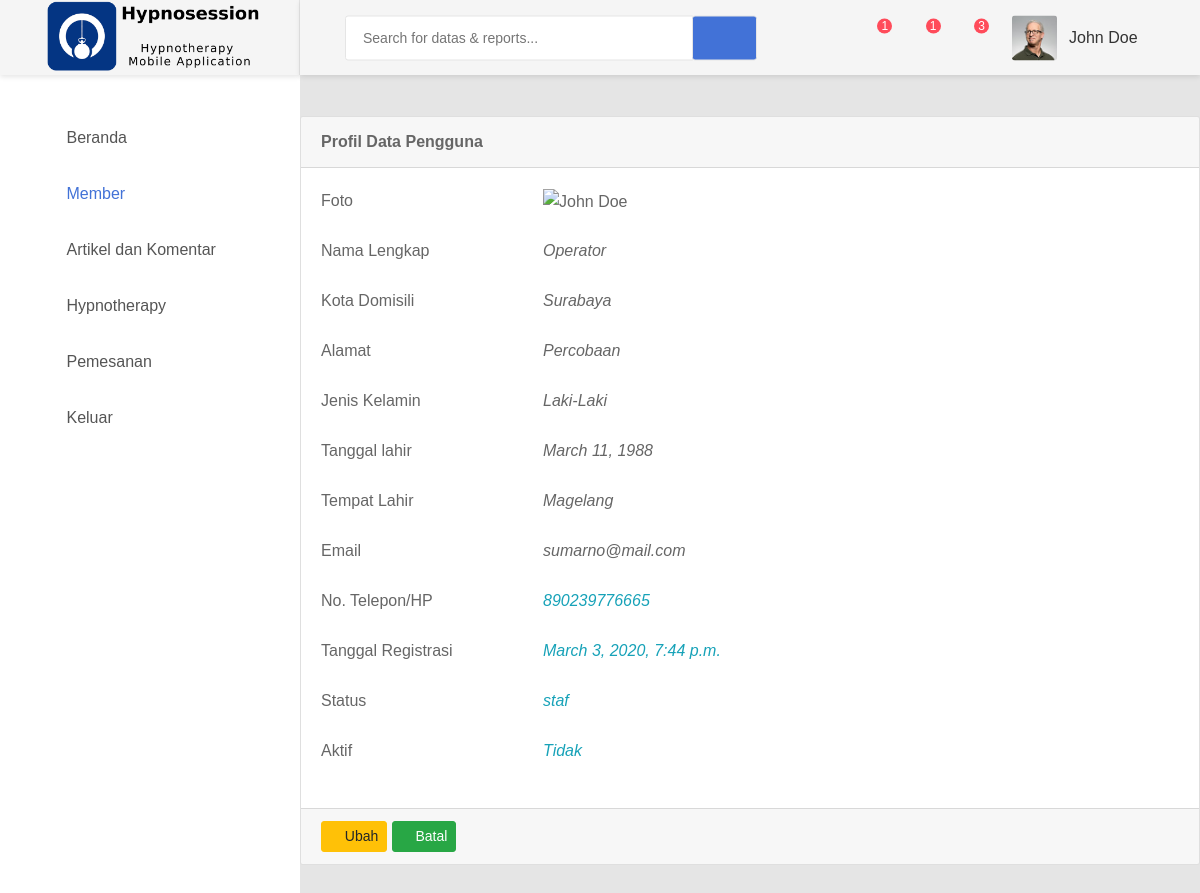
Screenshot of /akun/profile/2 with the database file from the repository.
### akun/models.py (models this page shows, shortened)
class Akun(models.Model):
    nama = models.CharField(max_length=30)
    jenis_kelamin = models.BooleanField(null=True)
    kota_domisili = models.CharField(max_length=30, null=True)
    alamat = models.CharField(max_length=100, null=True)
    tanggal_lahir = models.DateField(null=True)
    tempat_lahir = models.CharField(max_length=30, null=True)
    foto_src = models.TextField(null=True,)
    no_telepon = models.CharField(max_length=16, null=True)
    email = models.EmailField()
    password = models.CharField(max_length=100)
    aktif = models.BooleanField(default=True)
    registrasi = models.DateTimeField(auto_now_add=True)
    aktivasi = models.DateTimeField(auto_now_add=True)
    update = models.DateTimeField(auto_now=True)
    class DaftarStatus(models.TextChoices):
        ADMIN = text('admin')
        STAF = text('staf')
        MEMBER = text('member')
    class Meta:
        db_table = 'akun'
    status = models.CharField(max_length=6,
                              choices=DaftarStatus.choices, default=DaftarStatus.MEMBER)

### akun/views.py (the view)
# urls.py: path('profile/<int:id>', views.profile, name='profile'),
def profile(request, id):
    akun = Akun.objects.get(id=id)
    context = {
        'title': 'Member -> Profil',
        'akun': akun,
        'view': 'akun',
    }
    return render(request, 'akun/profil.html', context)

### akun/templates/akun/profil.html (shortened to what this page needs)
{% extends "base.html" %}
{% block content %}
{% load static %}
<div class="card">
    <div class="card-header">
        <strong>Profil Data Pengguna</strong>
    </div>
    <div class="card-body card-block">
        <form action="" method="post" enctype="multipart/form-data" class="form-horizontal">
            <div class="row form-group">
                <div class="col col-md-3">
                    <label for="hf-nama" class=" form-control-label">Foto</label>
                </div>
                <div class="col-12 col-md-9">
                    <div class="form-check-inline form-check">
                        <div class="image">
                            <img src="{{akun.foto_src}}" alt="John Doe">
                        </div>
                    </div>
                </div>
            </div>
            <div class="row form-group">
                <div class="col col-md-3">
                    <label for="hf-nama" class=" form-control-label">Nama Lengkap</label>
                </div>
                <div class="col-12 col-md-9">
                    <i class="text-capitalize">{{ akun.nama }}</i>
                </div>
            </div>
            <div class="row form-group">
                <div class="col col-md-3">
                    <label for="hf-kota" class=" form-control-label">Kota Domisili</label>
                </div>
                <div class="col-12 col-md-9">
                    <i class="text-capitalize">{{ akun.kota_domisili }}</i>
                </div>
            </div>
            <div class="row form-group">
                <div class="col col-md-3">
                    <label for="hf-alamat" class=" form-control-label">Alamat</label>
                </div>
                <div class="col-12 col-md-9">
                    <i class="text-capitalize">{{ akun.alamat }}</i>
                </div>
            </div>
            <div class="row form-group">
                <div class="col col-md-3">
                    <label class=" form-control-label">Jenis Kelamin</label>
                </div>
                <div class="col col-md-9">
                    <i class="text-capitalize">
                        {% if akun.jenis_kelamin %}
                        Laki-laki
                        {% else %}
                        Perempuan
                        {% endif %}
                    </i>
                </div>
            </div>
            <div class="row form-group">
                <div class="col col-md-3">
                    <label for="hf-tanggal-lahir" class=" form-control-label">Tanggal lahir</label>
                </div>
                <div class="col-12 col-md-9">
                    <i class="text-capitalize">{{ akun.tanggal_lahir }}</i>
                </div>
            </div>
            <div class="row form-group">
                <div class="col col-md-3">
                    <label for="hf-tempat-lahir" class=" form-control-label">Tempat Lahir</label>
                </div>
                <div class="col-12 col-md-9">
                    <i class="text-capitalize">{{ akun.tempat_lahir }}</i>
                </div>
            </div>
            <div class="row form-group">
                <div class="col col-md-3">
                    <label for="hf-email" class=" form-control-label">Email</label>
                </div>
                <div class="col-12 col-md-9">
                    <i class="text-lowercase">{{ akun.email }}</i>
                </div>
            </div>
            <div class="row form-group">
                <div class="col col-md-3">
                    <label for="hf-no-telepon" class=" form-control-label">No. Telepon/HP</label>
                </div>
                <div class="col-12 col-md-9">
                    <i class="text-info">{{ akun.no_telepon }}</i>
                </div>
            </div>
            <div class="row form-group">
                <div class="col col-md-3">
                    <label for="hf-no-telepon" class=" form-control-label">Tanggal Registrasi</label>
                </div>
                <div class="col-12 col-md-9">
                    <i class="text-info">{{ akun.registrasi }}</i>
                </div>
            </div>
            <div class="row form-group">
                <div class="col col-md-3">
                    <label for="hf-no-telepon" class=" form-control-label">Status</label>
                </div>
                <div class="col-12 col-md-9">
                    <i class="text-info">{{ akun.status }}</i>
                </div>
            </div>
            <div class="row form-group">
                <div class="col col-md-3">
                    <label for="hf-no-telepon" class=" form-control-label">Aktif</label>
                </div>
                <div class="col-12 col-md-9">
                    <i class="text-info">
                        {% if akun.aktif %}
                        Ya
                        {% else %}
                        Tidak
                        {% endif %}
                    </i>
                </div>
            </div>
        </form>
    </div>
    <div class="card-footer">
        <a class="btn btn-warning btn-sm" href="/akun/edit/{{ akun.id }}" role="button">
            <i class="zmdi zmdi-edit"></i> Ubah
        </a>
        <a class="btn btn-success btn-sm" href="/akun" role="button">
            <i class="fa fa-ban"></i> Batal
        </a>
    </div>
</div>
{% endblock %}

### rows the page displays
Akun: nama "Operator", kota_domisili "Surabaya", alamat "Percobaan", tanggal_lahir "March 11, 1988", tempat_lahir "Magelang", email "sumarno@mail.com", no_telepon "890239776665", registrasi "March 3, 2020, 7:44 p.m.", status "staf"
